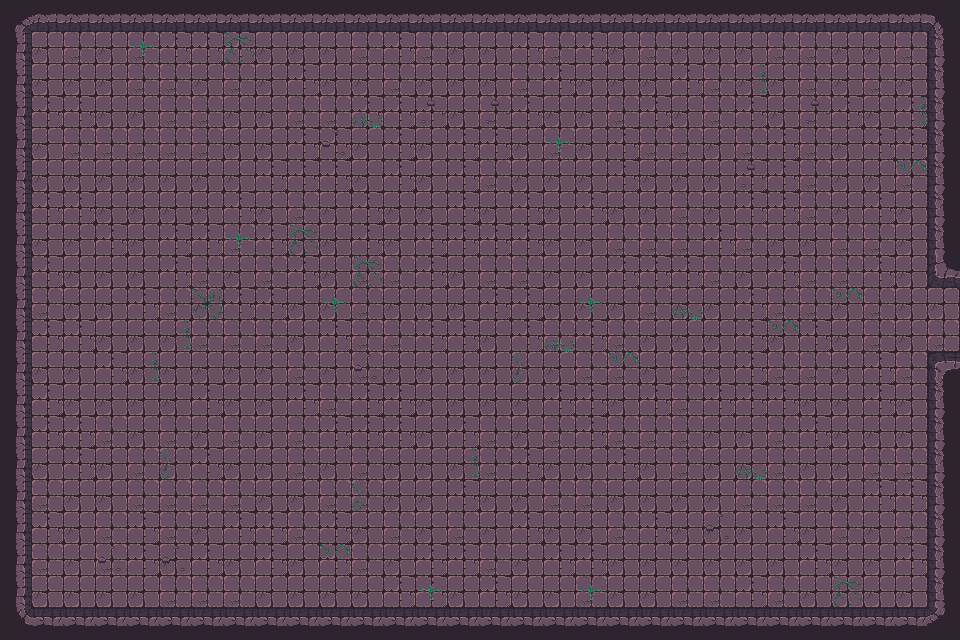

Tiled map render using the project's own tile images. Description and the whole map definition, tile-layer contents included, below:
An orthogonal 30x20 tile map with 32x32 px tiles, 3 tile layers (Walls, Decor, Items), 2 tilesets and 58 objects.

<map version="1.10" tiledversion="1.11.2" orientation="orthogonal" renderorder="right-down" width="30" height="20" tilewidth="32" tileheight="32" infinite="0" nextlayerid="3" nextobjectid="1">
    <tileset firstgid="1" name="Town Tileset" tilewidth="32" tileheight="32" tilecount="64" columns="8">
        <image source="../../../tiles/World H Tileset.png" trans="ff00ff" width="256" height="256" />
        <tile id="4">
            <objectgroup draworder="index" id="2">
                <object id="1" x="0" y="0" width="32" height="32" />
            </objectgroup>
        </tile>
        <tile id="5">
            <objectgroup draworder="index" id="2">
                <object id="1" x="0" y="0" width="32" height="32" />
            </objectgroup>
        </tile>
        <tile id="6">
            <objectgroup draworder="index" id="2">
                <object id="1" x="0" y="0" width="32" height="32" />
            </objectgroup>
        </tile>
        <tile id="7">
            <objectgroup draworder="index" id="2">
                <object id="1" x="0" y="0" width="32" height="32" />
            </objectgroup>
        </tile>
        <tile id="8">
            <objectgroup draworder="index" id="2">
                <object id="1" x="0" y="0" width="32" height="32" />
            </objectgroup>
        </tile>
        <tile id="10">
            <objectgroup draworder="index" id="2">
                <object id="1" x="0" y="32" width="32" height="0" />
            </objectgroup>
        </tile>
        <tile id="11">
            <objectgroup draworder="index" id="2">
                <object id="1" x="0" y="32" width="32" height="0" />
                <object id="2" x="32" y="0" width="0" height="32" />
            </objectgroup>
        </tile>
        <tile id="12">
            <objectgroup draworder="index" id="2">
                <object id="1" x="32" y="0" width="0" height="32" />
            </objectgroup>
        </tile>
        <tile id="13">
            <objectgroup draworder="index" id="2">
                <object id="1" x="0" y="32" width="32" height="0" />
                <object id="2" x="0" y="32" width="32" height="0" />
                <object id="3" x="0" y="0" width="0" height="32" />
            </objectgroup>
        </tile>
        <tile id="14">
            <objectgroup draworder="index" id="2">
                <object id="1" x="0" y="0" width="0" height="32" />
            </objectgroup>
        </tile>
        <tile id="16">
            <objectgroup draworder="index" id="2">
                <object id="1" x="0" y="0" width="32" height="32" />
            </objectgroup>
        </tile>
        <tile id="24">
            <objectgroup draworder="index" id="2">
                <object id="1" x="0" y="0" width="32" height="32" />
            </objectgroup>
        </tile>
    </tileset>
    <tileset firstgid="65" name="Dungeon Crawler Tileset" tilewidth="32" tileheight="32" tilecount="100" columns="10">
        <image source="../../../tiles/Dungeon_Tile.png" trans="" width="320" height="320" />
        <tile id="2">
            <objectgroup draworder="index" id="2">
                <object id="1" x="0" y="0" width="32" height="32" />
            </objectgroup>
        </tile>
        <tile id="3">
            <objectgroup draworder="index" id="2">
                <object id="1" x="0" y="0" width="32" height="32" />
            </objectgroup>
        </tile>
        <tile id="4">
            <objectgroup draworder="index" id="2">
                <object id="1" x="0" y="0" width="32" height="32" />
            </objectgroup>
        </tile>
        <tile id="5">
            <objectgroup draworder="index" id="2">
                <object id="1" x="0" y="0" width="32" height="32" />
            </objectgroup>
        </tile>
        <tile id="6">
            <objectgroup draworder="index" id="2">
                <object id="1" x="0" y="0" width="32" height="32" />
            </objectgroup>
        </tile>
        <tile id="8">
            <objectgroup draworder="index" id="2">
                <object id="1" x="0" y="0" width="32" height="32" />
            </objectgroup>
        </tile>
        <tile id="12">
            <objectgroup draworder="index" id="2">
                <object id="1" x="0" y="0" width="32" height="32" />
            </objectgroup>
        </tile>
        <tile id="13">
            <objectgroup draworder="index" id="2">
                <object id="1" x="0" y="0" width="32" height="32" />
            </objectgroup>
        </tile>
        <tile id="14">
            <objectgroup draworder="index" id="2">
                <object id="1" x="0" y="0" width="32" height="32" />
            </objectgroup>
        </tile>
        <tile id="15">
            <objectgroup draworder="index" id="2">
                <object id="1" x="0" y="0" width="32" height="32" />
            </objectgroup>
        </tile>
        <tile id="16">
            <objectgroup draworder="index" id="2">
                <object id="1" x="0" y="0" width="32" height="32" />
            </objectgroup>
        </tile>
        <tile id="18">
            <objectgroup draworder="index" id="2">
                <object id="1" x="0" y="0" width="32" height="32" />
            </objectgroup>
        </tile>
        <tile id="22">
            <objectgroup draworder="index" id="2">
                <object id="1" x="0" y="0" width="32" height="32" />
            </objectgroup>
        </tile>
        <tile id="23">
            <objectgroup draworder="index" id="2">
                <object id="1" x="0" y="0" width="32" height="32" />
            </objectgroup>
        </tile>
        <tile id="24">
            <objectgroup draworder="index" id="2">
                <object id="1" x="0" y="0" width="32" height="32" />
            </objectgroup>
        </tile>
        <tile id="25">
            <objectgroup draworder="index" id="2">
                <object id="1" x="0" y="0" width="32" height="32" />
            </objectgroup>
        </tile>
        <tile id="26">
            <objectgroup draworder="index" id="2">
                <object id="1" x="0" y="0" width="32" height="32" />
            </objectgroup>
        </tile>
        <tile id="28">
            <objectgroup draworder="index" id="2">
                <object id="1" x="0" y="0" width="32" height="32" />
            </objectgroup>
        </tile>
        <tile id="32">
            <objectgroup draworder="index" id="2">
                <object id="1" x="0" y="0" width="32" height="32" />
            </objectgroup>
        </tile>
        <tile id="33">
            <objectgroup draworder="index" id="2">
                <object id="1" x="0" y="0" width="32" height="32" />
            </objectgroup>
        </tile>
        <tile id="34">
            <objectgroup draworder="index" id="2">
                <object id="1" x="0" y="0" width="32" height="32" />
            </objectgroup>
        </tile>
        <tile id="35">
            <objectgroup draworder="index" id="2">
                <object id="1" x="0" y="0" width="32" height="32" />
            </objectgroup>
        </tile>
        <tile id="36">
            <objectgroup draworder="index" id="2">
                <object id="1" x="0" y="0" width="32" height="32" />
            </objectgroup>
        </tile>
        <tile id="38">
            <objectgroup draworder="index" id="2">
                <object id="1" x="0" y="0" width="32" height="32" />
            </objectgroup>
        </tile>
        <tile id="42">
            <objectgroup draworder="index" id="2">
                <object id="1" x="0" y="0" width="32" height="32" />
            </objectgroup>
        </tile>
        <tile id="43">
            <objectgroup draworder="index" id="2">
                <object id="1" x="0" y="0" width="32" height="32" />
            </objectgroup>
        </tile>
        <tile id="44">
            <objectgroup draworder="index" id="2">
                <object id="1" x="0" y="0" width="32" height="32" />
            </objectgroup>
        </tile>
        <tile id="45">
            <objectgroup draworder="index" id="2">
                <object id="1" x="0" y="0" width="32" height="32" />
            </objectgroup>
        </tile>
        <tile id="46">
            <objectgroup draworder="index" id="2">
                <object id="1" x="0" y="0" width="32" height="32" />
            </objectgroup>
        </tile>
        <tile id="48">
            <objectgroup draworder="index" id="2">
                <object id="1" x="0" y="0" width="32" height="32" />
            </objectgroup>
        </tile>
        <tile id="52">
            <objectgroup draworder="index" id="2">
                <object id="1" x="0" y="0" width="32" height="32" />
            </objectgroup>
        </tile>
        <tile id="53">
            <objectgroup draworder="index" id="2">
                <object id="1" x="0" y="0" width="32" height="32" />
            </objectgroup>
        </tile>
        <tile id="54">
            <objectgroup draworder="index" id="2">
                <object id="1" x="0" y="0" width="32" height="32" />
            </objectgroup>
        </tile>
        <tile id="55">
            <objectgroup draworder="index" id="2">
                <object id="1" x="0" y="0" width="32" height="32" />
            </objectgroup>
        </tile>
        <tile id="56">
            <objectgroup draworder="index" id="2">
                <object id="1" x="0" y="0" width="32" height="32" />
            </objectgroup>
        </tile>
        <tile id="58">
            <objectgroup draworder="index" id="2">
                <object id="1" x="0" y="0" width="32" height="32" />
            </objectgroup>
        </tile>
        <tile id="62">
            <objectgroup draworder="index" id="2">
                <object id="1" x="0" y="0" width="32" height="32" />
            </objectgroup>
        </tile>
        <tile id="63">
            <objectgroup draworder="index" id="2">
                <object id="1" x="0" y="0" width="32" height="32" />
            </objectgroup>
        </tile>
        <tile id="64">
            <objectgroup draworder="index" id="2">
                <object id="1" x="0" y="0" width="32" height="32" />
            </objectgroup>
        </tile>
        <tile id="65">
            <objectgroup draworder="index" id="2">
                <object id="1" x="0" y="0" width="32" height="32" />
            </objectgroup>
        </tile>
        <tile id="66">
            <objectgroup draworder="index" id="2">
                <object id="1" x="0" y="0" width="32" height="32" />
            </objectgroup>
        </tile>
        <tile id="68">
            <objectgroup draworder="index" id="2">
                <object id="1" x="0" y="0" width="32" height="32" />
            </objectgroup>
        </tile>
        <tile id="80">
            <objectgroup draworder="index" id="2">
                <object id="1" x="0" y="0" width="32" height="32" />
            </objectgroup>
        </tile>
    </tileset>
    <layer id="1" name="Walls" width="30" height="20">
        <data encoding="csv">
67,68,68,68,68,68,68,68,68,68,68,68,68,68,68,68,68,68,68,68,68,68,68,68,68,68,68,68,68,69,
77,75,66,75,66,65,65,65,75,75,75,66,65,66,75,75,65,66,65,75,66,75,75,75,66,66,75,75,66,79,
77,75,75,75,66,66,75,66,75,65,75,75,66,75,75,75,66,65,75,75,75,65,66,75,75,66,75,66,75,79,
77,65,65,75,75,66,66,75,75,66,66,65,65,65,75,66,65,75,75,66,65,75,66,65,75,66,65,75,65,79,
77,75,66,66,66,66,66,75,75,65,65,75,65,75,65,65,75,66,75,65,66,66,75,66,65,66,75,65,65,79,
77,75,75,75,75,75,75,75,65,65,65,75,65,75,65,66,75,75,75,65,75,75,75,65,65,66,75,75,66,79,
77,65,65,75,75,75,75,65,75,66,75,65,75,75,65,75,65,75,65,75,75,66,75,65,65,66,75,65,75,79,
77,75,75,65,75,65,65,66,65,75,75,65,75,65,65,65,65,75,75,66,66,66,65,66,75,75,66,66,75,79,
77,65,75,75,75,65,66,75,66,65,75,66,66,65,75,66,66,75,75,65,65,65,66,75,65,66,66,65,75,100,
77,66,75,75,65,66,75,65,65,75,75,66,75,75,75,65,65,75,75,75,66,75,75,65,66,66,75,66,75,75,
77,65,65,75,75,75,66,66,66,75,65,66,66,65,65,75,65,66,65,66,75,75,75,65,75,65,75,66,75,66,
77,75,75,65,75,75,75,75,75,66,75,66,75,75,75,75,75,75,66,66,75,66,75,65,66,66,75,65,66,70,
77,65,75,75,75,75,65,75,75,65,66,65,65,75,75,75,75,65,65,75,65,66,65,65,65,75,75,65,75,79,
77,65,65,66,75,66,75,66,75,66,65,65,65,75,65,66,75,66,65,66,66,66,75,75,66,65,75,75,75,79,
77,75,65,75,66,75,65,75,75,66,75,66,75,75,75,66,65,75,75,65,75,66,75,75,66,75,75,66,66,79,
77,66,75,75,66,66,66,66,75,75,66,66,75,75,65,75,75,66,66,75,75,75,75,66,66,66,75,65,65,79,
77,65,75,66,65,66,75,65,65,66,65,75,66,75,66,75,65,75,75,66,65,75,75,75,65,75,66,75,66,79,
77,66,75,66,65,75,65,75,65,75,65,66,75,65,65,66,75,65,65,75,75,75,75,75,75,65,75,75,65,79,
77,75,75,75,75,66,66,66,75,75,75,75,65,65,75,65,75,75,66,75,75,66,66,65,66,75,75,75,75,79,
87,88,88,88,88,88,88,88,88,88,88,88,88,88,88,88,88,88,88,88,88,88,88,88,88,88,88,88,88,89
        </data>
    </layer>
    <layer id="1" name="Decor" width="30" height="20">
        <data encoding="csv">
133,133,133,133,133,133,133,133,133,133,133,133,133,133,133,133,133,133,133,133,133,133,133,133,133,133,133,133,133,133,
133,133,133,133,135,133,133,126,133,133,133,133,133,133,133,133,133,133,133,133,133,133,133,133,133,133,133,133,133,133,
133,133,133,133,133,133,133,133,133,133,133,133,133,133,133,133,133,133,133,133,133,133,133,140,133,133,133,133,133,133,
133,133,133,133,133,133,133,133,133,133,133,137,133,115,133,115,133,133,133,133,133,133,133,133,136,115,133,133,140,133,
133,133,133,133,133,133,133,133,133,133,116,133,133,133,133,133,133,135,133,133,133,133,133,133,133,133,133,133,133,133,
133,133,133,133,133,133,133,133,133,133,133,133,133,133,133,133,133,133,133,133,133,133,133,115,133,133,133,133,138,133,
133,133,133,133,133,133,133,133,133,133,133,133,133,133,133,133,133,133,133,133,133,133,133,133,133,133,133,133,133,133,
133,133,133,133,133,133,133,135,133,126,133,133,133,133,133,133,133,133,133,133,133,133,133,133,133,133,133,133,133,133,
133,133,133,133,133,133,133,133,133,133,133,126,133,133,133,133,133,133,133,133,133,133,133,133,133,133,133,133,133,133,
133,133,133,133,133,133,125,133,133,133,135,133,133,133,133,133,133,133,135,133,133,137,133,133,133,133,138,133,133,133,
133,133,133,133,133,140,133,133,133,133,133,133,133,133,133,133,133,137,133,133,133,133,133,133,138,133,133,133,133,133,
133,133,133,133,140,133,133,133,133,133,133,116,133,133,133,133,139,133,133,138,133,133,133,133,133,133,133,133,133,133,
133,133,133,133,133,133,133,133,133,133,133,133,133,133,133,133,133,133,133,133,133,133,133,133,133,133,133,133,133,133,
133,133,133,133,133,133,133,133,133,133,133,133,133,133,133,136,133,133,133,133,133,133,133,133,133,133,133,133,133,133,
133,133,133,133,133,139,133,133,133,133,133,133,133,133,140,133,133,133,133,133,133,133,133,137,133,133,133,133,133,133,
133,133,133,133,133,133,133,133,133,133,133,139,133,133,133,133,133,133,133,133,133,133,133,133,133,133,133,133,133,133,
133,133,133,133,133,133,133,133,133,133,133,133,133,133,133,133,133,133,133,133,133,133,116,133,133,133,133,133,133,133,
133,133,133,116,133,116,133,133,133,133,138,133,133,133,133,133,133,133,133,133,133,133,133,133,133,133,133,133,133,133,
133,133,133,133,133,133,133,133,133,133,133,133,133,135,133,133,133,133,135,133,133,133,133,133,133,133,126,133,133,133,
133,133,133,133,133,133,133,133,133,133,133,133,133,133,133,133,133,133,133,133,133,133,133,133,133,133,133,133,133,133
        </data>
    </layer>
    <layer id="1" name="Items" width="30" height="20">
        <data encoding="csv">
133,133,133,133,133,133,133,133,133,133,133,133,133,133,133,133,133,133,133,133,133,133,133,133,133,133,133,133,133,133,
133,133,133,133,133,133,133,133,133,133,133,133,133,133,133,133,133,133,133,133,133,133,133,133,133,133,133,133,133,133,
133,133,133,133,133,133,133,133,133,133,133,133,133,133,133,133,133,133,133,133,133,133,133,133,133,133,133,133,133,133,
133,133,133,133,133,133,133,133,133,133,133,133,133,133,133,133,133,133,133,133,133,133,133,133,133,133,133,133,133,133,
133,133,133,133,133,133,133,133,133,133,133,133,133,133,133,133,133,133,133,133,133,133,133,133,133,133,133,133,133,133,
133,133,133,133,133,133,133,133,133,133,133,133,133,133,133,133,133,133,133,133,133,133,133,133,133,133,133,133,133,133,
133,133,133,133,133,133,133,133,133,133,133,133,133,133,133,133,133,133,133,133,133,133,133,133,133,133,133,133,133,133,
133,133,133,133,133,133,133,133,133,133,133,133,133,133,133,133,133,133,133,133,133,133,133,133,133,133,133,133,133,133,
133,133,133,133,133,133,133,133,133,133,133,133,133,133,133,133,133,133,133,133,133,133,133,133,133,133,133,133,133,133,
133,133,133,133,133,133,133,133,133,133,133,133,133,133,133,133,133,133,133,133,133,133,133,133,133,133,133,133,133,133,
133,133,133,133,133,133,133,133,133,133,133,133,133,133,133,133,133,133,133,133,133,133,133,133,133,133,133,133,133,133,
133,133,133,133,133,133,133,133,133,133,133,133,133,133,133,133,133,133,133,133,133,133,133,133,133,133,133,133,133,133,
133,133,133,133,133,133,133,133,133,133,133,133,133,133,133,133,133,133,133,133,133,133,133,133,133,133,133,133,133,133,
133,133,133,133,133,133,133,133,133,133,133,133,133,133,133,133,133,133,133,133,133,133,133,133,133,133,133,133,133,133,
133,133,133,133,133,133,133,133,133,133,133,133,133,133,133,133,133,133,133,133,133,133,133,133,133,133,133,133,133,133,
133,133,133,133,133,133,133,133,133,133,133,133,133,133,133,133,133,133,133,133,133,133,133,133,133,133,133,133,133,133,
133,133,133,133,133,133,133,133,133,133,133,133,133,133,133,133,133,133,133,133,133,133,133,133,133,133,133,133,133,133,
133,133,133,133,133,133,133,133,133,133,133,133,133,133,133,133,133,133,133,133,133,133,133,133,133,133,133,133,133,133,
133,133,133,133,133,133,133,133,133,133,133,133,133,133,133,133,133,133,133,133,133,133,133,133,133,133,133,133,133,133,
133,133,133,133,133,133,133,133,133,133,133,133,133,133,133,133,133,133,133,133,133,133,133,133,133,133,133,133,133,133
        </data>
    </layer>
</map>
